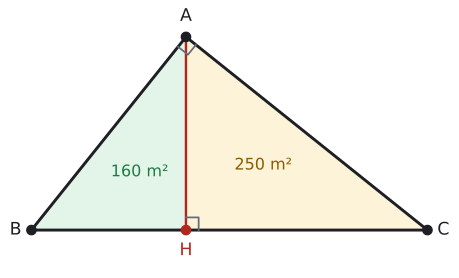

Generate this figure with Python:
import sys; sys.path.insert(0, "tools")
from cizim import *

# Alıştırma 10: |BH| = 16, |HC| = 25, |AH| = 20; parsel alanları 160 ve 250.
# A'da dik açı, [AH] ⊥ [BC]. p = |BH|, k = |HC|; A noktası (p, √(p·k)) olur, böylece AB ⊥ AC kendiliğinden sağlanır.
p, k = 16, 25
E = {}          # kenar etiketleri (None: yazma)
DOLGU, RENKLI_KENAR, EK = True, False, [(11.2, 6.0, '160 m²', 'YESIL'), (24.0, 6.7, '250 m²', 'SARI')]

B = np.array([0.0, 0.0]); H = np.array([p, 0.0]); C = np.array([p + k, 0.0]); A = np.array([p, np.sqrt(p * k)])
uz = lambda P, Q: float(np.linalg.norm(P - Q))
u, v = B - A, C - A
print("AB", round(uz(A, B), 4), "AC", round(uz(A, C), 4), "AH", round(uz(A, H), 4), "BC", round(uz(B, C), 4),
      "A açısı", round(float(np.degrees(np.arccos(np.dot(u, v) / uz(A, B) / uz(A, C)))), 4))

s = (p + k) / 10
G = (A + B + C) / 3
def kenar(P, Q, metin, renk=YAZI, d=0.42):
    M = (P + Q) / 2; t = (Q - P) / uz(P, Q); n = np.array([-t[1], t[0]])
    if np.dot(n, M - G) < 0: n = -n
    ax.text(*(M + d * s * n), metin, ha="center", va="center", color=renk, fontsize=13)
def dik(K, P, Q, r=0.32):
    a_ = (P - K) / uz(P, K) * r * s; b_ = (Q - K) / uz(Q, K) * r * s
    ax.plot(*zip(K + a_, K + a_ + b_, K + b_), color=SOLUK, lw=1.3)

x0, x1 = -0.6 * s, p + k + 0.6 * s
y0, y1 = (-1.9 if E.get("a") else -1.0) * s, A[1] + 0.6 * s
fig, ax = sekil(6, max(2.2, 6 * (y1 - y0) / (x1 - x0)))
ax.set_aspect("equal"); ax.axis("off")
if DOLGU:
    ax.add_patch(patches.Polygon([A, B, H], closed=True, facecolor=YESIL_ACIK, edgecolor="none"))
    ax.add_patch(patches.Polygon([A, H, C], closed=True, facecolor=SARI_ACIK, edgecolor="none"))
rc, rb = (MAVI, YESIL) if RENKLI_KENAR else (YAZI, YAZI)
ax.plot(*zip(A, B), color=rc); ax.plot(*zip(B, H), color=rc)
ax.plot(*zip(A, C), color=rb); ax.plot(*zip(H, C), color=rb)
ax.plot(*zip(A, H), color=KIRMIZI, lw=1.8)
dik(H, A, C); dik(A, B, C)
nokta(ax, *A, ""); nokta(ax, *B, ""); nokta(ax, *C, ""); nokta(ax, *H, "", renk=KIRMIZI)
ax.text(A[0], A[1] + 0.3 * s, "A", ha="center", va="bottom", fontsize=13)
ax.text(B[0] - 0.25 * s, 0, "B", ha="right", va="center", fontsize=13)
ax.text(C[0] + 0.25 * s, 0, "C", ha="left", va="center", fontsize=13)
ax.text(H[0], -0.3 * s, "H", ha="center", va="top", fontsize=13, color=KIRMIZI)
if E.get("c"): kenar(A, B, E["c"], rc)
if E.get("b"): kenar(A, C, E["b"], rb)
if E.get("h"):
    sag = k >= p
    ax.text(p + (0.15 if sag else -0.15) * s, A[1] * 0.45, E["h"], ha="left" if sag else "right", va="center", color=KIRMIZI, fontsize=13)
if E.get("p"): ax.text(p / 2, 0.22 * s, E["p"], ha="center", va="bottom", color=rc, fontsize=13)
if E.get("k"): ax.text(p + k / 2, 0.22 * s, E["k"], ha="center", va="bottom", color=rb, fontsize=13)
if E.get("a"):
    ax.annotate("", xy=(p + k, -1.05 * s), xytext=(0, -1.05 * s), arrowprops=dict(arrowstyle="<->", color=SOLUK, lw=1.2))
    for x in (0, p + k): ax.plot([x, x], [-0.85 * s, -1.25 * s], color=SOLUK, lw=1)
    ax.text((p + k) / 2, -1.25 * s, E["a"], ha="center", va="top", fontsize=13)
for (fx, fy, metin, renk) in EK:
    ax.text(fx, fy, metin, ha="center", va="center", color=eval(renk), fontsize=12)
ax.set_xlim(x0, x1); ax.set_ylim(y0, y1)
kaydet(fig, __file__)
